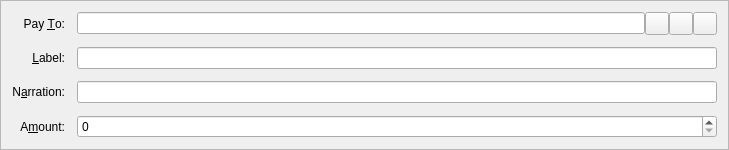
<?xml version="1.0" encoding="UTF-8"?>
<ui version="4.0">
 <class>SendCoinsEntry</class>
 <widget class="QFrame" name="SendCoinsEntry">
  <property name="geometry">
   <rect>
    <x>0</x>
    <y>0</y>
    <width>729</width>
    <height>136</height>
   </rect>
  </property>
  <property name="windowTitle">
   <string>Form</string>
  </property>
  <property name="frameShape">
   <enum>QFrame::StyledPanel</enum>
  </property>
  <property name="frameShadow">
   <enum>QFrame::Sunken</enum>
  </property>
  <layout class="QGridLayout" name="gridLayout">
   <property name="spacing">
    <number>12</number>
   </property>
   <item row="6" column="0">
    <widget class="QLabel" name="label">
     <property name="text">
      <string>A&amp;mount:</string>
     </property>
     <property name="alignment">
      <set>Qt::AlignRight|Qt::AlignTrailing|Qt::AlignVCenter</set>
     </property>
     <property name="buddy">
      <cstring>payAmount</cstring>
     </property>
    </widget>
   </item>
   <item row="3" column="0">
    <widget class="QLabel" name="label_2">
     <property name="text">
      <string>Pay &amp;To:</string>
     </property>
     <property name="alignment">
      <set>Qt::AlignRight|Qt::AlignTrailing|Qt::AlignVCenter</set>
     </property>
     <property name="buddy">
      <cstring>payTo</cstring>
     </property>
    </widget>
   </item>
   <item row="6" column="1">
    <widget class="ProfitcoinAmountField" name="payAmount"/>
   </item>
   <item row="4" column="1">
    <layout class="QHBoxLayout" name="horizontalLayout_2">
     <property name="spacing">
      <number>0</number>
     </property>
     <item>
      <widget class="QValidatedLineEdit" name="addAsLabel">
       <property name="enabled">
        <bool>true</bool>
       </property>
       <property name="toolTip">
        <string>Enter a label for this address to add it to your address book</string>
       </property>
      </widget>
     </item>
    </layout>
   </item>
   <item row="5" column="0">
    <widget class="QLabel" name="label">
     <property name="text">
      <string>N&amp;arration:</string>
     </property>
     <property name="alignment">
      <set>Qt::AlignRight|Qt::AlignTrailing|Qt::AlignVCenter</set>
     </property>
     <property name="buddy">
      <cstring>narration</cstring>
     </property>
    </widget>
   </item>
   <item row="5" column="1">
    <widget class="QValidatedLineEdit" name="narration">
       <property name="enabled">
        <bool>true</bool>
       </property>
       <property name="toolTip">
        <string>Enter a short note to send with payment (max 24 characters)</string>
       </property>
    </widget>
    
   </item>
   
   
   <item row="4" column="0">
    <widget class="QLabel" name="label_4">
     <property name="text">
      <string>&amp;Label:</string>
     </property>
     <property name="alignment">
      <set>Qt::AlignRight|Qt::AlignTrailing|Qt::AlignVCenter</set>
     </property>
     <property name="buddy">
      <cstring>addAsLabel</cstring>
     </property>
    </widget>
   </item>
   <item row="3" column="1">
    <layout class="QHBoxLayout" name="payToLayout">
     <property name="spacing">
      <number>0</number>
     </property>
     <item>
      <widget class="QValidatedLineEdit" name="payTo">
       <property name="toolTip">
        <string>The address to send the payment to  (e.g. EakqhrmwJuHG22WirpfBvQMMUuisWZNzrP)</string>
       </property>
       <property name="maxLength">
        <number>34</number>
       </property>
      </widget>
     </item>
     <item>
      <widget class="QToolButton" name="addressBookButton">
       <property name="toolTip">
        <string>Choose address from address book</string>
       </property>
       <property name="text">
        <string/>
       </property>
       <property name="icon">
        <iconset resource="../profitcoin.qrc">
         <normaloff>:/icons/address-book</normaloff>:/icons/address-book</iconset>
       </property>
       <property name="shortcut">
        <string>Alt+A</string>
       </property>
      </widget>
     </item>
     <item>
      <widget class="QToolButton" name="pasteButton">
       <property name="toolTip">
        <string>Paste address from clipboard</string>
       </property>
       <property name="text">
        <string/>
       </property>
       <property name="icon">
        <iconset resource="../profitcoin.qrc">
         <normaloff>:/icons/editpaste</normaloff>:/icons/editpaste</iconset>
       </property>
       <property name="shortcut">
        <string>Alt+P</string>
       </property>
      </widget>
     </item>
     <item>
      <widget class="QToolButton" name="deleteButton">
       <property name="toolTip">
        <string>Remove this recipient</string>
       </property>
       <property name="text">
        <string/>
       </property>
       <property name="icon">
        <iconset resource="../profitcoin.qrc">
         <normaloff>:/icons/remove</normaloff>:/icons/remove</iconset>
       </property>
      </widget>
     </item>
    </layout>
   </item>
  </layout>
 </widget>
 <customwidgets>
  <customwidget>
   <class>ProfitcoinAmountField</class>
   <extends>QSpinBox</extends>
   <header>profitcoinamountfield.h</header>
   <container>1</container>
  </customwidget>
  <customwidget>
   <class>QValidatedLineEdit</class>
   <extends>QLineEdit</extends>
   <header>qvalidatedlineedit.h</header>
  </customwidget>
 </customwidgets>
 <resources>
  <include location="../profitcoin.qrc"/>
 </resources>
 <connections/>
</ui>
